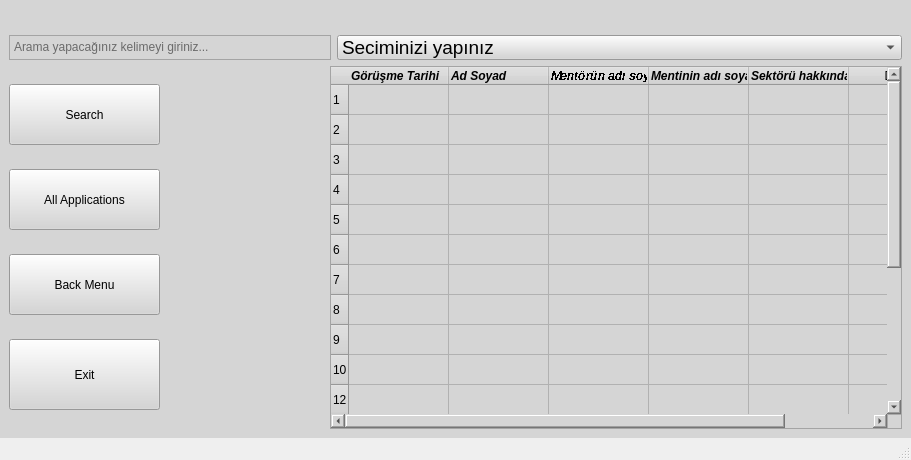
<?xml version="1.0" encoding="UTF-8"?>
<ui version="4.0">
 <class>MainWindow</class>
 <widget class="QMainWindow" name="MainWindow">
  <property name="geometry">
   <rect>
    <x>0</x>
    <y>0</y>
    <width>911</width>
    <height>460</height>
   </rect>
  </property>
  <property name="font">
   <font>
    <pointsize>12</pointsize>
   </font>
  </property>
  <property name="windowTitle">
   <string>MainWindow</string>
  </property>
  <property name="toolTip">
   <string>Arama yapmak için tıklayınız....</string>
  </property>
  <property name="styleSheet">
   <string notr="true">QPushButton {
    background-color: red;
    color: white;
}

QPushButton {
    background-color: #3498db;
    color: white;
    border-radius: 5px;
    padding: 5px;
}

QPushButton:hover {
    background-color: #2980b9;
}
QPushButton:pressed {
    background-color: #1c5a85;
}

</string>
  </property>
  <widget class="QWidget" name="centralwidget">
   <property name="styleSheet">
    <string notr="true">background-color: rgb(213, 213, 213);
</string>
   </property>
   <layout class="QGridLayout" name="gridLayout">
    <item row="0" column="0">
     <spacer name="horizontalSpacer_2">
      <property name="orientation">
       <enum>Qt::Horizontal</enum>
      </property>
      <property name="sizeHint" stdset="0">
       <size>
        <width>113</width>
        <height>20</height>
       </size>
      </property>
     </spacer>
    </item>
    <item row="0" column="1" colspan="2">
     <widget class="QLabel" name="label">
      <property name="maximumSize">
       <size>
        <width>750</width>
        <height>100</height>
       </size>
      </property>
      <property name="text">
       <string/>
      </property>
      <property name="pixmap">
       <pixmap>../7.hafta/Konu/TEAM4.png</pixmap>
      </property>
      <property name="scaledContents">
       <bool>true</bool>
      </property>
     </widget>
    </item>
    <item row="0" column="3">
     <spacer name="horizontalSpacer_3">
      <property name="orientation">
       <enum>Qt::Horizontal</enum>
      </property>
      <property name="sizeHint" stdset="0">
       <size>
        <width>449</width>
        <height>20</height>
       </size>
      </property>
     </spacer>
    </item>
    <item row="1" column="0" colspan="2">
     <widget class="QTextEdit" name="textEdit_2">
      <property name="maximumSize">
       <size>
        <width>16777215</width>
        <height>25</height>
       </size>
      </property>
      <property name="placeholderText">
       <string>Arama yapacağınız kelimeyi giriniz...</string>
      </property>
     </widget>
    </item>
    <item row="1" column="2" colspan="2">
     <widget class="QComboBox" name="comboBox">
      <property name="maximumSize">
       <size>
        <width>16777215</width>
        <height>25</height>
       </size>
      </property>
      <property name="font">
       <font>
        <pointsize>14</pointsize>
       </font>
      </property>
      <property name="maxVisibleItems">
       <number>12</number>
      </property>
      <item>
       <property name="text">
        <string>Seciminizi yapınız</string>
       </property>
      </item>
      <item>
       <property name="text">
        <string>VIT Projesinin Tamamına Katılması Uygun Olur
</string>
       </property>
      </item>
      <item>
       <property name="text">
        <string>VIT Projesi ilk IT Eğitimi Alarak Yönlendirilmesi Uygun Olur
</string>
       </property>
      </item>
      <item>
       <property name="text">
        <string>VIT Projesi İngilizce Eğitimine Yönlendirilmesi Uygun Olur
</string>
       </property>
      </item>
      <item>
       <property name="text">
        <string>VIT Projesi Kapsamında Direkt İşe Yönlendirilmesi Uygun Olur
</string>
       </property>
      </item>
      <item>
       <property name="text">
        <string>Direkt Bireysel Koçluk ile İşe Yönlendirilmesi Uygun Olur
</string>
       </property>
      </item>
      <item>
       <property name="text">
        <string>Bir Sonraki VIT Projesine Katılması Daha Uygun Olur
</string>
       </property>
      </item>
      <item>
       <property name="text">
        <string>Başka Bir Sektöre Yönlendirilmeli
</string>
       </property>
      </item>
      <item>
       <property name="text">
        <string>Diğer</string>
       </property>
      </item>
     </widget>
    </item>
    <item row="2" column="0">
     <layout class="QVBoxLayout" name="verticalLayout">
      <item>
       <widget class="QToolButton" name="toolButton">
        <property name="maximumSize">
         <size>
          <width>151</width>
          <height>61</height>
         </size>
        </property>
        <property name="font">
         <font>
          <stylestrategy>PreferAntialias</stylestrategy>
         </font>
        </property>
        <property name="toolTip">
         <string>Arama yapmak için tıklayınız...</string>
        </property>
        <property name="text">
         <string comment="Serach" extracomment="Serach">Search</string>
        </property>
        <property name="icon">
         <iconset theme="phone" resource="../7.hafta/proje/icons.qrc">
          <normaloff>:/icons/search0.png</normaloff>:/icons/search0.png</iconset>
        </property>
        <property name="iconSize">
         <size>
          <width>65</width>
          <height>65</height>
         </size>
        </property>
       </widget>
      </item>
      <item>
       <widget class="QToolButton" name="toolButton_2">
        <property name="maximumSize">
         <size>
          <width>151</width>
          <height>61</height>
         </size>
        </property>
        <property name="toolTip">
         <string>Tüm görüşmeler için tıklayınız....</string>
        </property>
        <property name="text">
         <string>All Applications</string>
        </property>
        <property name="icon">
         <iconset>
          <normaloff>../7.hafta/proje/icons/selectall.png</normaloff>../7.hafta/proje/icons/selectall.png</iconset>
        </property>
        <property name="iconSize">
         <size>
          <width>65</width>
          <height>65</height>
         </size>
        </property>
       </widget>
      </item>
      <item>
       <widget class="QToolButton" name="toolButton_3">
        <property name="maximumSize">
         <size>
          <width>151</width>
          <height>61</height>
         </size>
        </property>
        <property name="toolTip">
         <string>Tercihlere gitmek için tıklayınız...</string>
        </property>
        <property name="text">
         <string>Back Menu</string>
        </property>
        <property name="icon">
         <iconset>
          <normaloff>../7.hafta/proje/icons/back0.png</normaloff>../7.hafta/proje/icons/back0.png</iconset>
        </property>
        <property name="iconSize">
         <size>
          <width>70</width>
          <height>70</height>
         </size>
        </property>
       </widget>
      </item>
      <item>
       <widget class="QToolButton" name="toolButton_4">
        <property name="maximumSize">
         <size>
          <width>151</width>
          <height>71</height>
         </size>
        </property>
        <property name="toolTip">
         <string>Çıkış yapmak için tıklayınız...</string>
        </property>
        <property name="text">
         <string>Exit</string>
        </property>
        <property name="icon">
         <iconset>
          <normaloff>../7.hafta/proje/icons/exit1.png</normaloff>../7.hafta/proje/icons/exit1.png</iconset>
        </property>
        <property name="iconSize">
         <size>
          <width>80</width>
          <height>80</height>
         </size>
        </property>
       </widget>
      </item>
     </layout>
    </item>
    <item row="2" column="1" colspan="3">
     <widget class="QTableWidget" name="tableWidget">
      <attribute name="verticalHeaderCascadingSectionResizes">
       <bool>false</bool>
      </attribute>
      <row>
       <property name="text">
        <string>1</string>
       </property>
      </row>
      <row>
       <property name="text">
        <string>2</string>
       </property>
      </row>
      <row>
       <property name="text">
        <string>3</string>
       </property>
      </row>
      <row>
       <property name="text">
        <string>4</string>
       </property>
      </row>
      <row>
       <property name="text">
        <string>5</string>
       </property>
      </row>
      <row>
       <property name="text">
        <string>6</string>
       </property>
      </row>
      <row>
       <property name="text">
        <string>7</string>
       </property>
      </row>
      <row>
       <property name="text">
        <string>8</string>
       </property>
      </row>
      <row>
       <property name="text">
        <string>9</string>
       </property>
      </row>
      <row>
       <property name="text">
        <string>10</string>
       </property>
      </row>
      <row>
       <property name="text">
        <string>12</string>
       </property>
      </row>
      <row>
       <property name="text">
        <string>13</string>
       </property>
      </row>
      <row>
       <property name="text">
        <string>14</string>
       </property>
      </row>
      <row>
       <property name="text">
        <string>15</string>
       </property>
      </row>
      <row>
       <property name="text">
        <string>16</string>
       </property>
      </row>
      <row>
       <property name="text">
        <string>17</string>
       </property>
      </row>
      <row>
       <property name="text">
        <string>18</string>
       </property>
      </row>
      <column>
       <property name="text">
        <string>Görüşme Tarihi</string>
       </property>
       <property name="font">
        <font>
         <weight>75</weight>
         <italic>true</italic>
         <bold>true</bold>
        </font>
       </property>
       <property name="textAlignment">
        <set>AlignLeading|AlignVCenter</set>
       </property>
      </column>
      <column>
       <property name="text">
        <string>Ad Soyad</string>
       </property>
       <property name="font">
        <font>
         <weight>75</weight>
         <italic>true</italic>
         <bold>true</bold>
        </font>
       </property>
       <property name="textAlignment">
        <set>AlignLeading|AlignVCenter</set>
       </property>
      </column>
      <column>
       <property name="text">
        <string>Mentörün adı soyadı</string>
       </property>
       <property name="font">
        <font>
         <weight>75</weight>
         <italic>true</italic>
         <bold>true</bold>
         <stylestrategy>NoAntialias</stylestrategy>
        </font>
       </property>
       <property name="textAlignment">
        <set>AlignLeading|AlignVCenter</set>
       </property>
      </column>
      <column>
       <property name="text">
        <string>Mentinin adı soyadı</string>
       </property>
       <property name="font">
        <font>
         <weight>75</weight>
         <italic>true</italic>
         <bold>true</bold>
        </font>
       </property>
       <property name="textAlignment">
        <set>AlignLeading|AlignVCenter</set>
       </property>
      </column>
      <column>
       <property name="text">
        <string>Sektörü hakkında bilgi</string>
       </property>
       <property name="font">
        <font>
         <weight>75</weight>
         <italic>true</italic>
         <bold>true</bold>
        </font>
       </property>
       <property name="textAlignment">
        <set>AlignLeading|AlignVCenter</set>
       </property>
      </column>
      <column>
       <property name="text">
        <string>Diğer</string>
       </property>
      </column>
      <item row="0" column="4">
       <property name="text">
        <string/>
       </property>
       <property name="background">
        <brush brushstyle="NoBrush">
         <color alpha="255">
          <red>255</red>
          <green>255</green>
          <blue>127</blue>
         </color>
        </brush>
       </property>
      </item>
     </widget>
    </item>
   </layout>
  </widget>
  <widget class="QMenuBar" name="menubar">
   <property name="geometry">
    <rect>
     <x>0</x>
     <y>0</y>
     <width>911</width>
     <height>18</height>
    </rect>
   </property>
  </widget>
  <widget class="QStatusBar" name="statusbar"/>
 </widget>
 <resources>
  <include location="../7.hafta/proje/icons.qrc"/>
 </resources>
 <connections/>
</ui>
